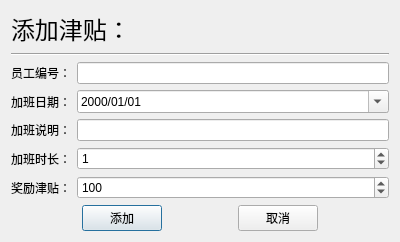
<?xml version="1.0" encoding="UTF-8"?>
<ui version="4.0">
 <class>AddBonus</class>
 <widget class="QDialog" name="AddBonus">
  <property name="geometry">
   <rect>
    <x>0</x>
    <y>0</y>
    <width>400</width>
    <height>239</height>
   </rect>
  </property>
  <property name="windowTitle">
   <string>添加津贴</string>
  </property>
  <property name="windowIcon">
   <iconset resource="icon.qrc">
    <normaloff>:/ico/Database Add.ico</normaloff>:/ico/Database Add.ico</iconset>
  </property>
  <layout class="QGridLayout" name="gridLayout">
   <item row="0" column="0">
    <layout class="QVBoxLayout" name="verticalLayout_3">
     <item>
      <layout class="QVBoxLayout" name="verticalLayout">
       <item>
        <widget class="QLabel" name="label">
         <property name="font">
          <font>
           <family>华文新魏</family>
           <pointsize>18</pointsize>
          </font>
         </property>
         <property name="text">
          <string>添加津贴：</string>
         </property>
        </widget>
       </item>
       <item>
        <widget class="Line" name="line">
         <property name="orientation">
          <enum>Qt::Horizontal</enum>
         </property>
        </widget>
       </item>
      </layout>
     </item>
     <item>
      <spacer name="verticalSpacer">
       <property name="orientation">
        <enum>Qt::Vertical</enum>
       </property>
       <property name="sizeHint" stdset="0">
        <size>
         <width>20</width>
         <height>40</height>
        </size>
       </property>
      </spacer>
     </item>
     <item>
      <layout class="QVBoxLayout" name="verticalLayout_2">
       <item>
        <layout class="QHBoxLayout" name="horizontalLayout_5" stretch="0,1">
         <item>
          <widget class="QLabel" name="label_2">
           <property name="text">
            <string>员工编号：</string>
           </property>
          </widget>
         </item>
         <item>
          <widget class="QLineEdit" name="lineEdit">
           <property name="maxLength">
            <number>11</number>
           </property>
          </widget>
         </item>
        </layout>
       </item>
       <item>
        <layout class="QHBoxLayout" name="horizontalLayout_4" stretch="0,1">
         <item>
          <widget class="QLabel" name="label_3">
           <property name="text">
            <string>加班日期：</string>
           </property>
          </widget>
         </item>
         <item>
          <widget class="QDateEdit" name="dateEdit">
           <property name="displayFormat">
            <string>yyyy/MM/dd</string>
           </property>
           <property name="calendarPopup">
            <bool>true</bool>
           </property>
          </widget>
         </item>
        </layout>
       </item>
       <item>
        <layout class="QHBoxLayout" name="horizontalLayout_3" stretch="0,1">
         <item>
          <widget class="QLabel" name="label_4">
           <property name="text">
            <string>加班说明：</string>
           </property>
          </widget>
         </item>
         <item>
          <widget class="QLineEdit" name="lineEdit_2">
           <property name="maxLength">
            <number>20</number>
           </property>
          </widget>
         </item>
        </layout>
       </item>
       <item>
        <layout class="QHBoxLayout" name="horizontalLayout_2" stretch="0,1">
         <item>
          <widget class="QLabel" name="label_5">
           <property name="text">
            <string>加班时长：</string>
           </property>
          </widget>
         </item>
         <item>
          <widget class="QSpinBox" name="spinBox">
           <property name="accelerated">
            <bool>false</bool>
           </property>
           <property name="value">
            <number>1</number>
           </property>
          </widget>
         </item>
        </layout>
       </item>
       <item>
        <layout class="QHBoxLayout" name="horizontalLayout" stretch="0,1">
         <item>
          <widget class="QLabel" name="label_6">
           <property name="text">
            <string>奖励津贴：</string>
           </property>
          </widget>
         </item>
         <item>
          <widget class="QSpinBox" name="spinBox_2">
           <property name="maximum">
            <number>100000</number>
           </property>
           <property name="singleStep">
            <number>50</number>
           </property>
           <property name="value">
            <number>100</number>
           </property>
          </widget>
         </item>
        </layout>
       </item>
      </layout>
     </item>
     <item>
      <spacer name="verticalSpacer_2">
       <property name="orientation">
        <enum>Qt::Vertical</enum>
       </property>
       <property name="sizeHint" stdset="0">
        <size>
         <width>20</width>
         <height>40</height>
        </size>
       </property>
      </spacer>
     </item>
     <item>
      <layout class="QHBoxLayout" name="horizontalLayout_6">
       <item>
        <spacer name="horizontalSpacer">
         <property name="orientation">
          <enum>Qt::Horizontal</enum>
         </property>
         <property name="sizeHint" stdset="0">
          <size>
           <width>40</width>
           <height>20</height>
          </size>
         </property>
        </spacer>
       </item>
       <item>
        <widget class="QPushButton" name="pushButton">
         <property name="text">
          <string>添加</string>
         </property>
        </widget>
       </item>
       <item>
        <spacer name="horizontalSpacer_2">
         <property name="orientation">
          <enum>Qt::Horizontal</enum>
         </property>
         <property name="sizeHint" stdset="0">
          <size>
           <width>40</width>
           <height>20</height>
          </size>
         </property>
        </spacer>
       </item>
       <item>
        <widget class="QPushButton" name="pushButton_2">
         <property name="text">
          <string>取消</string>
         </property>
        </widget>
       </item>
       <item>
        <spacer name="horizontalSpacer_3">
         <property name="orientation">
          <enum>Qt::Horizontal</enum>
         </property>
         <property name="sizeHint" stdset="0">
          <size>
           <width>40</width>
           <height>20</height>
          </size>
         </property>
        </spacer>
       </item>
      </layout>
     </item>
    </layout>
   </item>
  </layout>
 </widget>
 <resources>
  <include location="icon.qrc"/>
 </resources>
 <connections>
  <connection>
   <sender>pushButton</sender>
   <signal>clicked()</signal>
   <receiver>AddBonus</receiver>
   <slot>accept()</slot>
   <hints>
    <hint type="sourcelabel">
     <x>121</x>
     <y>223</y>
    </hint>
    <hint type="destinationlabel">
     <x>202</x>
     <y>215</y>
    </hint>
   </hints>
  </connection>
  <connection>
   <sender>pushButton_2</sender>
   <signal>clicked()</signal>
   <receiver>AddBonus</receiver>
   <slot>reject()</slot>
   <hints>
    <hint type="sourcelabel">
     <x>306</x>
     <y>215</y>
    </hint>
    <hint type="destinationlabel">
     <x>370</x>
     <y>211</y>
    </hint>
   </hints>
  </connection>
 </connections>
</ui>
